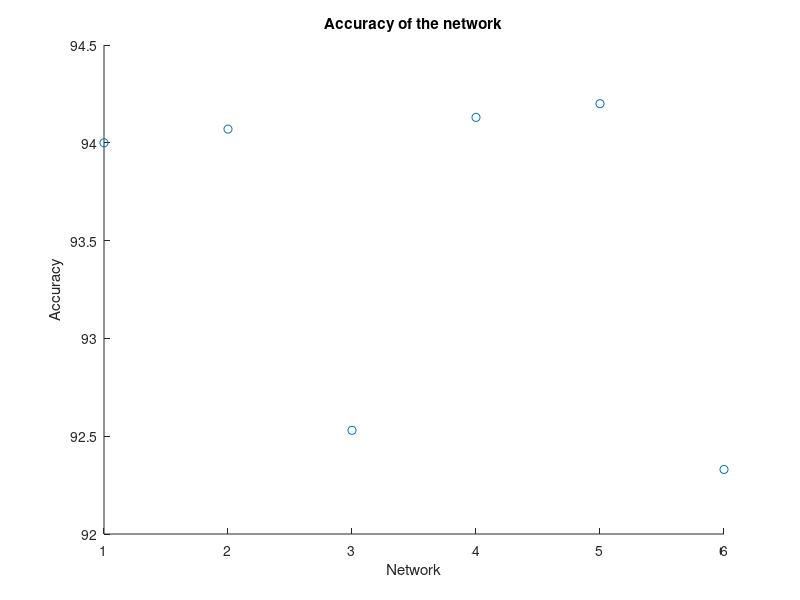

This figure's MATLAB source:
% Accuracy of the networks
data = [94,1;94.07,2;92.53,3;94.13,4;94.20,5;92.33,6];

% Draw the plot
scatter(data(:,2),data(:,1));
title('Accuracy of the network');
xlabel('Network');
ylabel('Accuracy');

